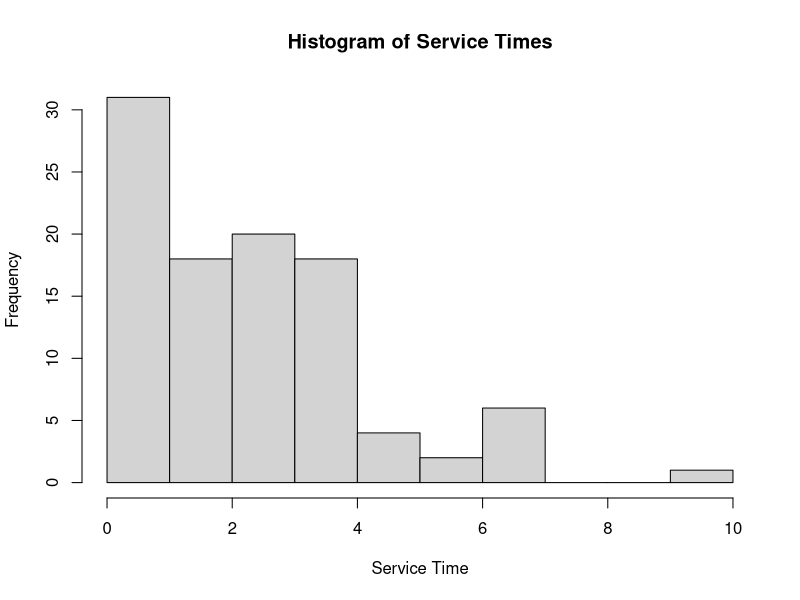

Recreate this plot in R.
#Page 165
set.seed(123)

n <- 100
rate <- 2  

z <- rexp(1, rate = rate)

service_times <- rexp(n, rate = z)

service_times <- ifelse(service_times > 10, runif(sum(service_times > 10), 0, 10), service_times)

hist(service_times, breaks = seq(0, 10, by = 1), main = "Histogram of Service Times", xlab = "Service Time", border = "black")
